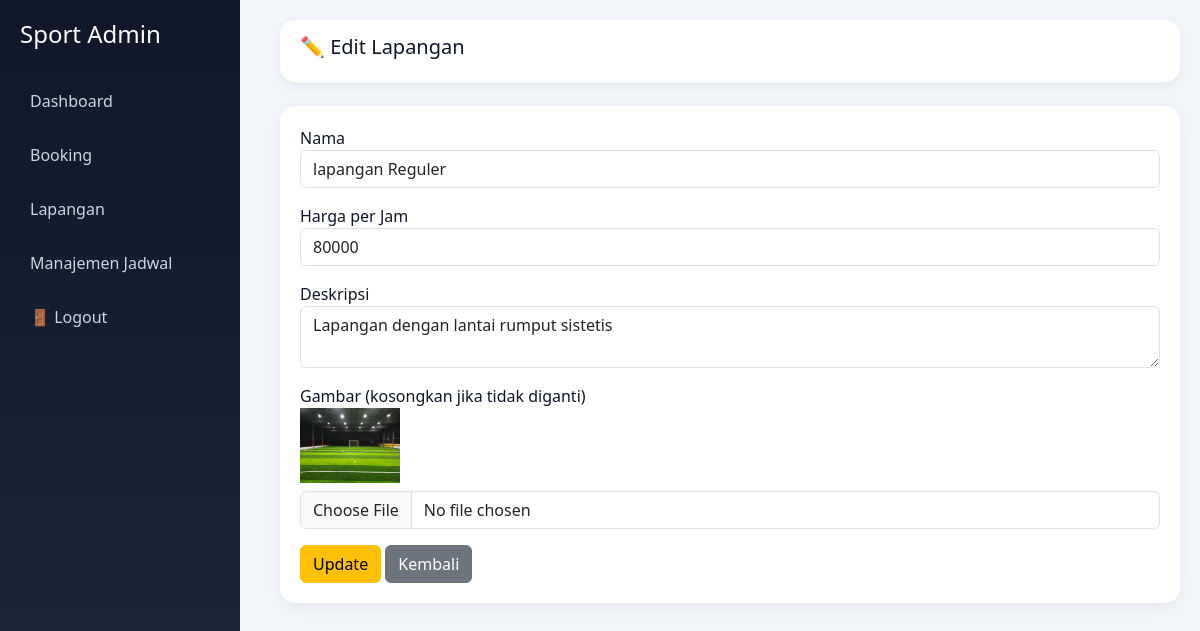
Page /admin/index.php?menu=edit_lapangan&id=4 (signed in) on the committed database.
### tables this page shows
CREATE TABLE `lapangan` (
  `id` int(11) NOT NULL,
  `nama_lapangan` varchar(100) DEFAULT NULL,
  `deskripsi` text DEFAULT NULL,
  `harga_per_jam` int(11) DEFAULT NULL,
  `gambar` varchar(255) DEFAULT NULL,
  `created_at` timestamp NOT NULL DEFAULT current_timestamp()
);

### admin/edit_lapangan.php (the view, shortened to what this page needs)
<?php
include 'koneksi.php';
$id = $_GET['id'];
$data = mysqli_fetch_assoc(mysqli_query($conn, "SELECT * FROM lapangan WHERE id='$id'"));
?>
<div class="content fade-in">
    <div class="topbar mb-4">
        <h5>✏️ Edit Lapangan</h5>
    </div>
    <div class="table-wrapper">
        <form method="POST" action="update_lapangan.php" enctype="multipart/form-data">
            <div class="mb-3">
                <label>Nama</label>
                <input type="text" name="nama" value="<?= $data['nama_lapangan'] ?>" class="form-control" required>
            </div>
            <div class="mb-3">
                <label>Harga per Jam</label>
                <input type="number" name="harga" value="<?= $data['harga_per_jam'] ?>" class="form-control" required>
            </div>
            <div class="mb-3">
                <label>Deskripsi</label>
                <textarea name="deskripsi" class="form-control"><?= $data['deskripsi'] ?></textarea>
            </div>
            <div class="mb-3">
                <label>Gambar (kosongkan jika tidak diganti)</label><br>
                <img src="../img/lapangan/<?= $data['gambar'] ?>" width="100" class="mb-2"><br>
                <input type="file" name="gambar" class="form-control">
            </div>
            <button type="submit" name="submit" class="btn btn-warning">Update</button>
            <a href="index.php?menu=lapangan" class="btn btn-secondary">Kembali</a>
        </form>
    </div>
</div>

### admin/dashboard.php (style rules this page uses)
body { margin: 0; font-family: 'Segoe UI', sans-serif; background: #f1f5f9; color: #0f172a; }
.content { margin-left: 260px; padding: 20px; }
.topbar { background: #ffffff; padding: 15px 20px; border-radius: 15px; display: flex; justify-content: space-between; align-items: center; box-shadow: 0 4px 12px rgba(0, 0, 0, 0.05); }
.table-wrapper { background: #ffffff; border-radius: 15px; padding: 20px; box-shadow: 0 4px 15px rgba(0, 0, 0, 0.05); }
.fade-in { animation: fadeIn 0.4s ease-in-out; }

### rows in the picture
lapangan: nama "lapangan Reguler", harga "80000", deskripsi "Lapangan dengan lantai rumput sistetis", gambar (picture)
